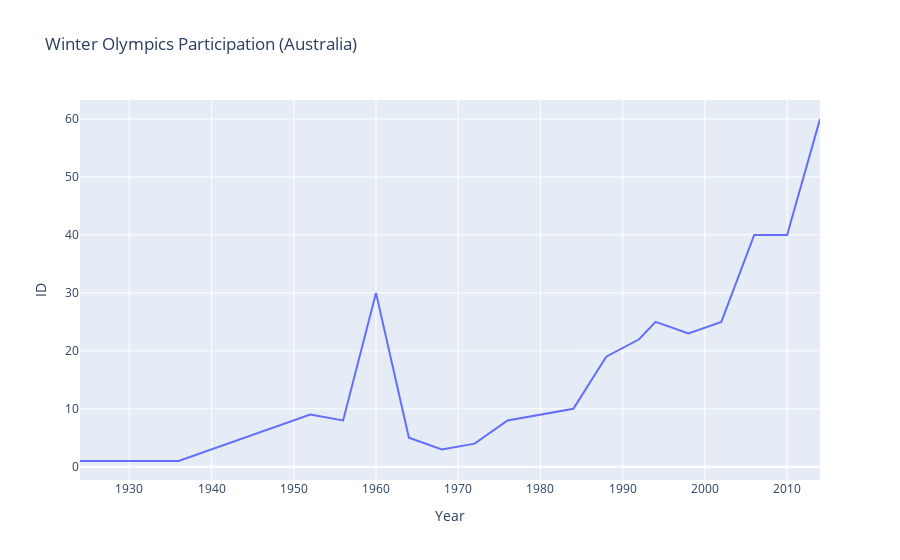

Notebook cell for this chart:
### Markdown cell above
An interesting observation in the Winter Olympics data is the noticeable spike in 1960.
This occurred because Australia qualified for ice hockey that year. The first and only time in history, which led to a significant increase in participating athletes.

The upward trend after 2002 marks the beginning of Australia’s rise in winter sports.
It all started with a seemingly unlikely gold medalist in speed skating: he won simply by being the only one who didn’t fall in a spectacular mass crash.
What began as an unexpected victory has since sparked a growing interest in winter sports in Australia. And additional gold medals have followed up until today.

### Code cell
# Count unique athletes per year (Winter)
aus_participation_winter = australia_winter.groupby("Year")["ID"].nunique()

# Reset index for Plotly
df_aus_participation_winter = aus_participation_winter.reset_index()
df_aus_participation_winter.columns = ["Year", "ID"]

# Plot Winter Olympics participation
fig = px.line(
    df_aus_participation_winter,
    x="Year",
    y="ID",
    title="Winter Olympics Participation (Australia)"
)

fig.show()

### Figure 1 — Plotly figure (JSON) as saved in the notebook; plotly's stock layout.template omitted (floating-point values rounded to 4 significant figures)
{"data": [{"hovertemplate": "Year=%{x}<br>ID=%{y}<extra></extra>", "legendgroup": "", "line": {"color": "#636efa", "dash": "solid"}, "marker": {"symbol": "circle"}, "mode": "lines", "name": "", "orientation": "v", "showlegend": false, "type": "scatter", "x": [1924.0, 1936.0, 1952.0, 1956.0, 1960.0, 1964.0, 1968.0, 1972.0, 1976.0, 1980.0, 1984.0, 1988.0, 1992.0, 1994.0, 1998.0, 2002.0, 2006.0, 2010.0, 2014.0], "xaxis": "x", "y": [1, 1, 9, 8, 30, 5, 3, 4, 8, 9, 10, 19, 22, 25, 23, 25, 40, 40, 60], "yaxis": "y"}], "layout": {"legend": {"tracegroupgap": 0}, "title": {"text": "Winter Olympics Participation (Australia)"}, "xaxis": {"anchor": "y", "domain": [0, 1], "title": {"text": "Year"}}, "yaxis": {"anchor": "x", "domain": [0, 1], "title": {"text": "ID"}}}}
